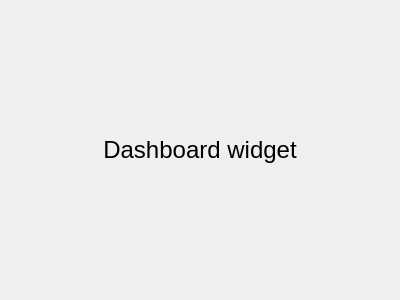
<?xml version="1.0" encoding="UTF-8"?>
<ui version="4.0">
 <class>Form</class>
 <widget class="QWidget" name="Form">
  <property name="geometry">
   <rect>
    <x>0</x>
    <y>0</y>
    <width>400</width>
    <height>300</height>
   </rect>
  </property>
  <property name="windowTitle">
   <string>Form</string>
  </property>
  <layout class="QGridLayout" name="gridLayout">
   <item row="0" column="0">
    <widget class="QLabel" name="label">
     <property name="font">
      <font>
       <pointsize>18</pointsize>
      </font>
     </property>
     <property name="text">
      <string>Dashboard widget</string>
     </property>
     <property name="alignment">
      <set>Qt::AlignCenter</set>
     </property>
    </widget>
   </item>
  </layout>
 </widget>
 <resources/>
 <connections/>
</ui>
